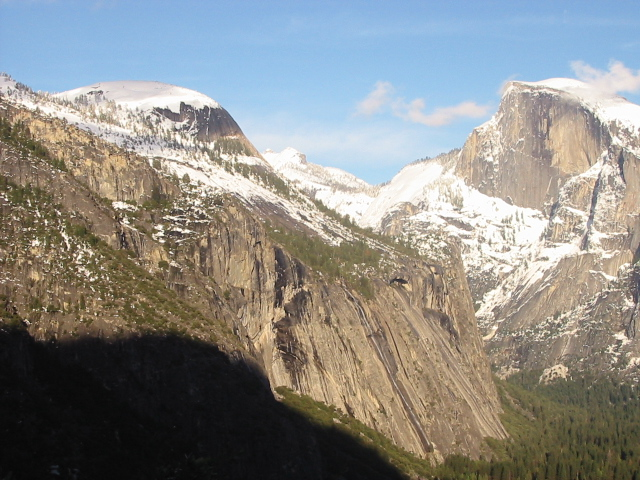
//> input picture panorama_stitching/res/image.png, 640 x 480 px
$ ./main   (built with g++ and OpenCV 4)
//> lines starting //> are read from the running program, lines starting //| are printed output that depends on the picture
#include <opencv2/opencv.hpp>
#include <opencv2/features2d.hpp>
#include <opencv2/stitching.hpp>
#include <iostream>
#include <vector>

using namespace cv;
using namespace std;

// Функция для обрезки черных областей
Mat cropBlackBorders(const Mat& image) {
    Mat gray;
    cvtColor(image, gray, COLOR_BGR2GRAY);

    vector<Point> nonZeroPoints;
    findNonZero(gray, nonZeroPoints);

    if (nonZeroPoints.empty()) {
        return image;
    }

    int minX = image.cols, maxX = 0, minY = image.rows, maxY = 0;
    for (const auto& point : nonZeroPoints) {
        if (point.x < minX) minX = point.x;
        if (point.x > maxX) maxX = point.x;
        if (point.y < minY) minY = point.y;
        if (point.y > maxY) maxY = point.y;
    }

    Rect cropRect(minX, minY, maxX - minX + 1, maxY - minY + 1);
    return image(cropRect).clone();
}

int main() {
    Mat img1 = imread("../../res/image.png");
//> img1 is the input picture: 480 rows x 640 cols, CV_8UC3; mean B, G, R 135.4, 139.3, 139.5
    Mat img2 = imread("../../res/image1.png");
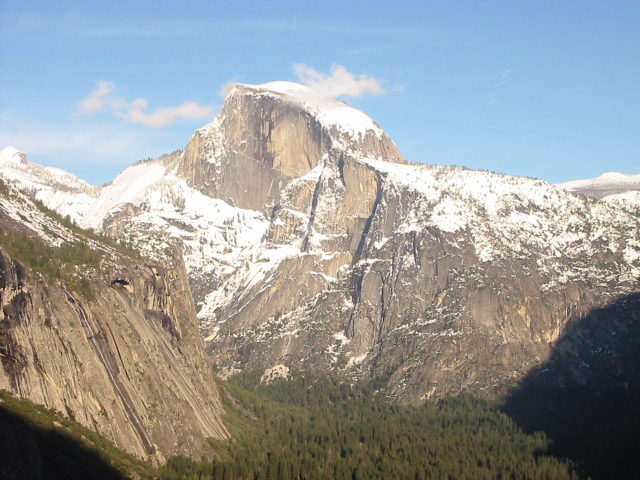
//> input picture panorama_stitching/res/image1.png, 640 x 480 px
//> img2 is the input picture: 480 rows x 640 cols, CV_8UC3; mean B, G, R 155.6, 155.5, 151.7

    if (img1.empty() || img2.empty()) {
        cout << "Ошибка: Не удалось загрузить одно или оба изображения!" << endl;
        return -1;
    }

    Ptr<SIFT> sift = SIFT::create();
    vector<KeyPoint> keypoints1, keypoints2;
    Mat descriptors1, descriptors2;

    sift->detectAndCompute(img1, noArray(), keypoints1, descriptors1);
//> keypoints1 = 2504 keypoints; strongest (x, y, size): (6, 199, 1.9), (78, 246, 2.1), (74, 255, 1.9), (46, 222, 2.2)
    sift->detectAndCompute(img2, noArray(), keypoints2, descriptors2);
//> keypoints2 = 2342 keypoints; strongest (x, y, size): (604, 239, 2.2), (545, 197, 2.2), (573, 230, 1.9), (118, 241, 2.2)

    Ptr<DescriptorMatcher> matcher = FlannBasedMatcher::create();
    vector<vector<DMatch>> knn_matches;
    matcher->knnMatch(descriptors1, descriptors2, knn_matches, 2);
//> knn_matches = 2504 matches

    // Применяем тест отношения для фильтрации хороших соответствий
    const float ratio_thresh = 0.75f;
    vector<DMatch> good_matches;
    for (size_t i = 0; i < knn_matches.size(); i++) {
        if (knn_matches[i][0].distance < ratio_thresh * knn_matches[i][1].distance) {
            good_matches.push_back(knn_matches[i][0]);
        }
    }
//> after the loop, good_matches = 930 matches

    Mat img_matches;
    drawMatches(img1, keypoints1, img2, keypoints2, good_matches, img_matches);
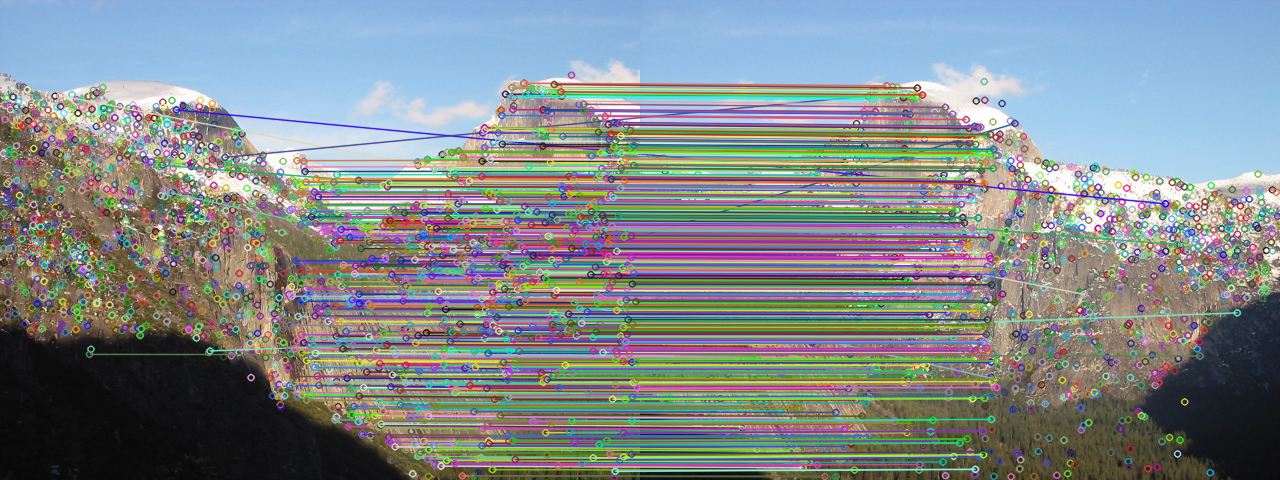
//> img_matches: 480 rows x 1280 cols, CV_8UC3; mean B, G, R 139.5, 137.2, 129.7
    imshow("Matches", img_matches);
    imwrite("../../out/matches.jpg", img_matches);

    vector<Point2f> points1, points2;
    for (size_t i = 0; i < good_matches.size(); i++) {
        points1.push_back(keypoints1[good_matches[i].queryIdx].pt);
        points2.push_back(keypoints2[good_matches[i].trainIdx].pt);
    }
//> after the loop, points1 = 930 Points (x, y), first 12: [59.84, 95.26], [89.08, 353.8], [157, 164.4], [170.1, 192.3], [175.8, 109.3], [209.4, 350.4], [224.6, 156.9], [288.9, 181.4], [289.1, 385], [289.4, 209.7], [289.4, 349], [289.4, 324.7]; points2 = 930 Points (x, y), first 12: [443.7, 293.8], [559.6, 355.5], [536.6, 244.1], [354.8, 378.6], [525, 203.3], [596.8, 312.4], [251, 93.12], [8.55, 180.8], [8.17, 388.2], [8.94, 209.9], [8.48, 351.4], [8.42, 327]

    Mat H = findHomography(points2, points1, RANSAC);
//> H = [[0.938, 0.000803, 280.9], [-0.0256, 0.983, 3.25], [-9.49e-05, -1.43e-06, 1]]

    if (H.empty()) {
        cout << "Ошибка: Не удалось вычислить гомографию!" << endl;
        return -1;
    }

    Mat warped_img2;
    warpPerspective(img2, warped_img2, H, Size(img1.cols + img2.cols, img1.rows));
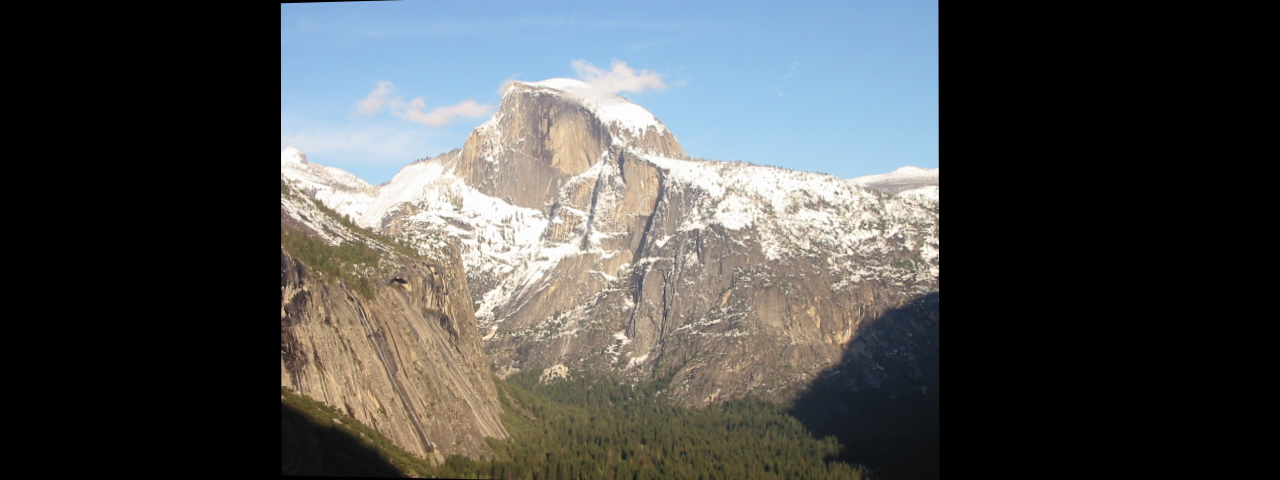
//> warped_img2: 480 rows x 1280 cols, CV_8UC3; mean B, G, R 79.7, 79.7, 77.9

    Mat panorama = Mat::zeros(warped_img2.rows, warped_img2.cols, warped_img2.type());
    img1.copyTo(panorama(Rect(0, 0, img1.cols, img1.rows)));
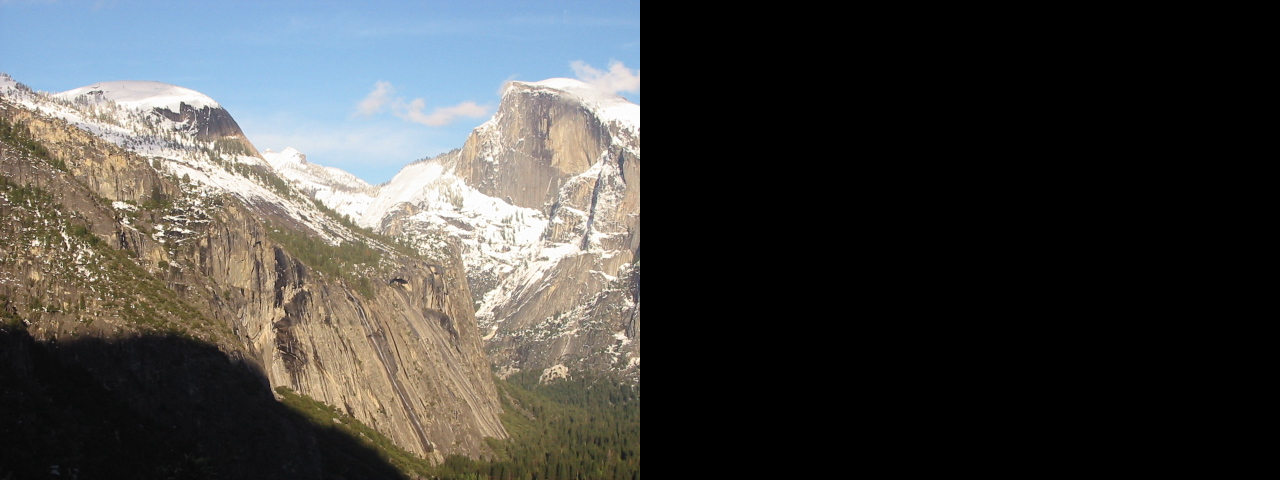
//> panorama: 480 rows x 1280 cols, CV_8UC3; mean B, G, R 67.7, 69.6, 69.8
    warped_img2.copyTo(panorama, warped_img2 != 0);
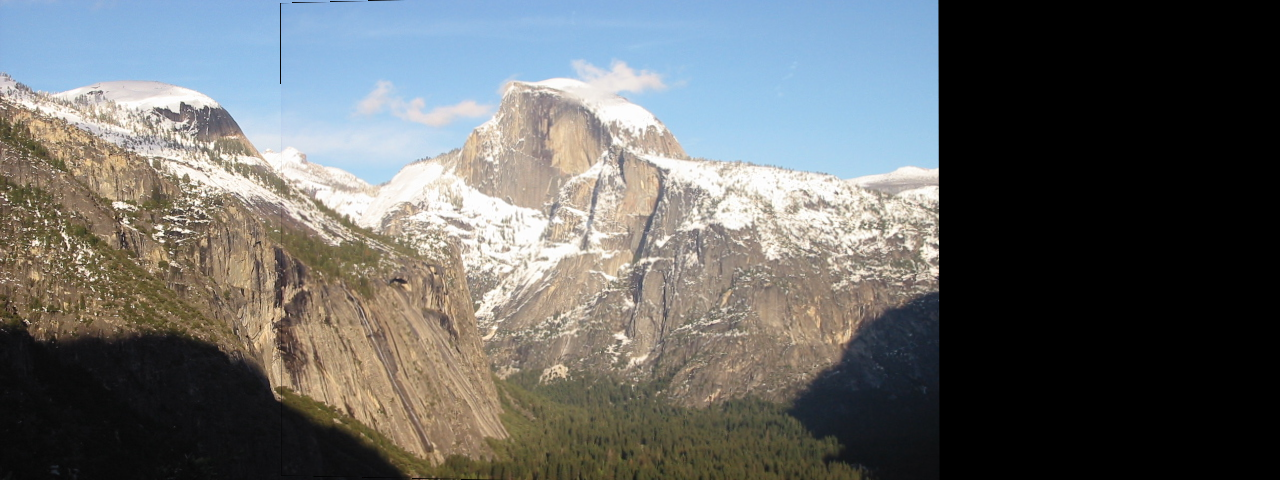
//> panorama: 480 rows x 1280 cols, CV_8UC3; mean B, G, R 103.7, 104.3, 102.5

    Mat cropped_panorama = cropBlackBorders(panorama);
//> in cropBlackBorders, `cvtColor(image, gray, COLOR_BGR2GRAY);`:
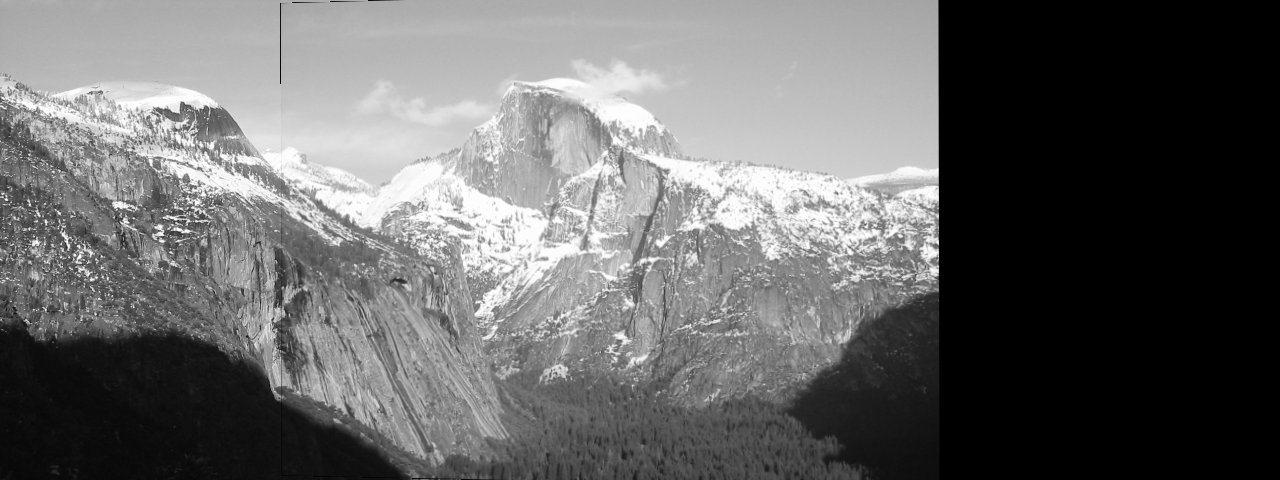
//> gray: 480 rows x 1280 cols, CV_8UC1; min 0, max 255, mean 103.7
//> in cropBlackBorders, `findNonZero(gray, nonZeroPoints);`: nonZeroPoints = 450957 items
//> the loop in cropBlackBorders, `for (const auto& point : nonZeroPoints)` made 450957 passes
//> (minX, minY) on pass 1: (0, 0)
//> point on passes 2 to 7: Point(1, 0), Point(2, 0), Point(3, 0), Point(4, 0), Point(5, 0), Point(6, 0)
//> after the loop in cropBlackBorders, `for (const auto& point : nonZeroPoints)`: minX = 0; maxX = 939; minY = 0; maxY = 479
//> in cropBlackBorders, `Rect cropRect(minX, minY, maxX - minX + 1, maxY - minY + 1);`: cropRect = Rect(0, 0, 940, 480)
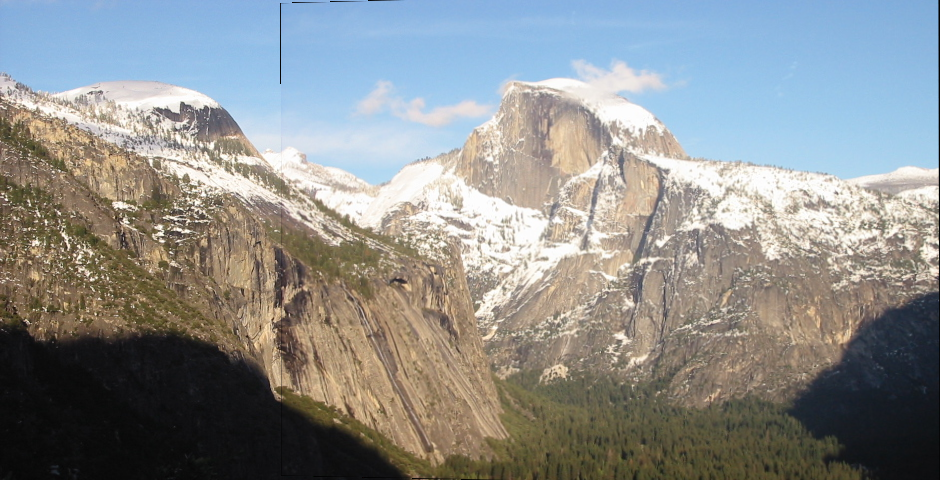
//> cropped_panorama: 480 rows x 940 cols, CV_8UC3; mean B, G, R 141.2, 142, 139.5

    imshow("Panorama", cropped_panorama);
    imwrite("../../out/panorama.jpg", cropped_panorama);

    waitKey(0);
    destroyAllWindows();

    return 0;
}
